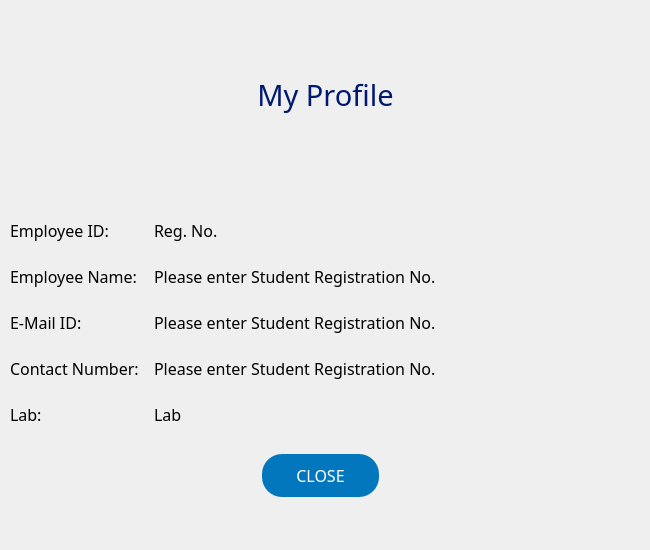
<?xml version="1.0" encoding="UTF-8"?>
<ui version="4.0">
 <class>admin_profile</class>
 <widget class="QWidget" name="admin_profile">
  <property name="geometry">
   <rect>
    <x>0</x>
    <y>0</y>
    <width>650</width>
    <height>550</height>
   </rect>
  </property>
  <property name="minimumSize">
   <size>
    <width>650</width>
    <height>550</height>
   </size>
  </property>
  <property name="maximumSize">
   <size>
    <width>650</width>
    <height>550</height>
   </size>
  </property>
  <property name="windowTitle">
   <string>My Profile</string>
  </property>
  <widget class="QPushButton" name="closeButton">
   <property name="geometry">
    <rect>
     <x>260</x>
     <y>450</y>
     <width>121</width>
     <height>51</height>
    </rect>
   </property>
   <property name="font">
    <font>
     <family>Slate For OnePlus Medium</family>
     <pointsize>-1</pointsize>
     <weight>7</weight>
     <italic>false</italic>
     <bold>false</bold>
    </font>
   </property>
   <property name="styleSheet">
    <string notr="true">#closeButton{
	font: 57 8pt &quot;Slate For OnePlus Medium&quot;;
background-color:#0277BD;
    color: white;
    padding: 5px;
    text-align: center;
    font-size: 16px;
    margin: 4px 2px;
border-radius: 20px;
}
#closeButton:hover{
background-color:#01579B;

}
#closeButton:pressed{
background-color:#1A237E;
}</string>
   </property>
   <property name="text">
    <string>CLOSE</string>
   </property>
   <property name="shortcut">
    <string>Esc</string>
   </property>
  </widget>
  <widget class="QWidget" name="formLayoutWidget">
   <property name="geometry">
    <rect>
     <x>10</x>
     <y>210</y>
     <width>631</width>
     <height>251</height>
    </rect>
   </property>
   <layout class="QFormLayout" name="formLayout">
    <property name="sizeConstraint">
     <enum>QLayout::SetDefaultConstraint</enum>
    </property>
    <item row="4" column="0">
     <widget class="QLabel" name="labelName">
      <property name="minimumSize">
       <size>
        <width>0</width>
        <height>40</height>
       </size>
      </property>
      <property name="font">
       <font>
        <family>Slate For OnePlus BK</family>
        <pointsize>12</pointsize>
        <weight>7</weight>
        <italic>false</italic>
        <bold>false</bold>
       </font>
      </property>
      <property name="styleSheet">
       <string notr="true">font: 57 12pt &quot;Slate For OnePlus BK&quot;;</string>
      </property>
      <property name="text">
       <string>Employee Name:</string>
      </property>
     </widget>
    </item>
    <item row="4" column="1">
     <widget class="QLabel" name="showName">
      <property name="font">
       <font>
        <family>Slate For OnePlus BK</family>
        <pointsize>12</pointsize>
        <weight>7</weight>
        <italic>false</italic>
        <bold>false</bold>
       </font>
      </property>
      <property name="styleSheet">
       <string notr="true">font: 57 12pt &quot;Slate For OnePlus BK&quot;;
 padding: 5px;</string>
      </property>
      <property name="text">
       <string>Please enter Student Registration No.</string>
      </property>
     </widget>
    </item>
    <item row="5" column="0">
     <widget class="QLabel" name="labelEmail">
      <property name="minimumSize">
       <size>
        <width>0</width>
        <height>40</height>
       </size>
      </property>
      <property name="font">
       <font>
        <family>Slate For OnePlus BK</family>
        <pointsize>12</pointsize>
        <weight>7</weight>
        <italic>false</italic>
        <bold>false</bold>
       </font>
      </property>
      <property name="styleSheet">
       <string notr="true">font: 57 12pt &quot;Slate For OnePlus BK&quot;;</string>
      </property>
      <property name="text">
       <string>E-Mail ID:</string>
      </property>
     </widget>
    </item>
    <item row="5" column="1">
     <widget class="QLabel" name="showEmail">
      <property name="font">
       <font>
        <family>Slate For OnePlus BK</family>
        <pointsize>12</pointsize>
        <weight>7</weight>
        <italic>false</italic>
        <bold>false</bold>
       </font>
      </property>
      <property name="styleSheet">
       <string notr="true">font: 57 12pt &quot;Slate For OnePlus BK&quot;;
 padding: 5px;</string>
      </property>
      <property name="text">
       <string>Please enter Student Registration No.</string>
      </property>
     </widget>
    </item>
    <item row="6" column="0">
     <widget class="QLabel" name="labelContact">
      <property name="minimumSize">
       <size>
        <width>0</width>
        <height>40</height>
       </size>
      </property>
      <property name="font">
       <font>
        <family>Slate For OnePlus BK</family>
        <pointsize>12</pointsize>
        <weight>7</weight>
        <italic>false</italic>
        <bold>false</bold>
       </font>
      </property>
      <property name="styleSheet">
       <string notr="true">font: 57 12pt &quot;Slate For OnePlus BK&quot;;</string>
      </property>
      <property name="text">
       <string>Contact Number:</string>
      </property>
     </widget>
    </item>
    <item row="6" column="1">
     <widget class="QLabel" name="showContact">
      <property name="font">
       <font>
        <family>Slate For OnePlus BK</family>
        <pointsize>12</pointsize>
        <weight>7</weight>
        <italic>false</italic>
        <bold>false</bold>
       </font>
      </property>
      <property name="styleSheet">
       <string notr="true">font: 57 12pt &quot;Slate For OnePlus BK&quot;;
 padding: 5px;</string>
      </property>
      <property name="text">
       <string>Please enter Student Registration No.</string>
      </property>
     </widget>
    </item>
    <item row="3" column="0">
     <widget class="QLabel" name="labelEid">
      <property name="minimumSize">
       <size>
        <width>0</width>
        <height>40</height>
       </size>
      </property>
      <property name="font">
       <font>
        <family>Slate For OnePlus BK</family>
        <pointsize>12</pointsize>
        <weight>7</weight>
        <italic>false</italic>
        <bold>false</bold>
       </font>
      </property>
      <property name="styleSheet">
       <string notr="true">font: 57 12pt &quot;Slate For OnePlus BK&quot;;</string>
      </property>
      <property name="text">
       <string>Employee ID:</string>
      </property>
     </widget>
    </item>
    <item row="3" column="1">
     <widget class="QLabel" name="showEid">
      <property name="font">
       <font>
        <family>Slate For OnePlus BK</family>
        <pointsize>12</pointsize>
        <weight>7</weight>
        <italic>false</italic>
        <bold>false</bold>
       </font>
      </property>
      <property name="styleSheet">
       <string notr="true">font: 57 12pt &quot;Slate For OnePlus BK&quot;;
 padding: 5px;</string>
      </property>
      <property name="text">
       <string>Reg. No.</string>
      </property>
     </widget>
    </item>
    <item row="7" column="0">
     <widget class="QLabel" name="labelLab">
      <property name="minimumSize">
       <size>
        <width>0</width>
        <height>40</height>
       </size>
      </property>
      <property name="font">
       <font>
        <family>Slate For OnePlus BK</family>
        <pointsize>12</pointsize>
        <weight>7</weight>
        <italic>false</italic>
        <bold>false</bold>
       </font>
      </property>
      <property name="styleSheet">
       <string notr="true">font: 57 12pt &quot;Slate For OnePlus BK&quot;;</string>
      </property>
      <property name="text">
       <string>Lab:</string>
      </property>
     </widget>
    </item>
    <item row="7" column="1">
     <widget class="QLabel" name="showLab">
      <property name="minimumSize">
       <size>
        <width>0</width>
        <height>40</height>
       </size>
      </property>
      <property name="font">
       <font>
        <family>Slate For OnePlus BK</family>
        <pointsize>12</pointsize>
        <weight>7</weight>
        <italic>false</italic>
        <bold>false</bold>
       </font>
      </property>
      <property name="styleSheet">
       <string notr="true">font: 57 12pt &quot;Slate For OnePlus BK&quot;;
 padding: 5px;</string>
      </property>
      <property name="text">
       <string>Lab</string>
      </property>
     </widget>
    </item>
   </layout>
  </widget>
  <widget class="QLabel" name="MAINLABEL">
   <property name="geometry">
    <rect>
     <x>30</x>
     <y>70</y>
     <width>591</width>
     <height>49</height>
    </rect>
   </property>
   <property name="font">
    <font>
     <family>Slate For OnePlus Medium</family>
     <pointsize>22</pointsize>
     <weight>7</weight>
     <italic>false</italic>
     <bold>false</bold>
    </font>
   </property>
   <property name="styleSheet">
    <string notr="true">font: 57 22pt &quot;Slate For OnePlus Medium&quot;;
color: #001970;
</string>
   </property>
   <property name="text">
    <string>My Profile</string>
   </property>
   <property name="alignment">
    <set>Qt::AlignCenter</set>
   </property>
  </widget>
  <widget class="QLabel" name="label_4">
   <property name="geometry">
    <rect>
     <x>280</x>
     <y>120</y>
     <width>91</width>
     <height>91</height>
    </rect>
   </property>
   <property name="text">
    <string/>
   </property>
   <property name="pixmap">
    <pixmap resource="../icons.qrc">:/admin/admin.png</pixmap>
   </property>
   <property name="scaledContents">
    <bool>true</bool>
   </property>
  </widget>
  <widget class="QLabel" name="label">
   <property name="geometry">
    <rect>
     <x>0</x>
     <y>0</y>
     <width>651</width>
     <height>551</height>
    </rect>
   </property>
   <property name="text">
    <string/>
   </property>
   <property name="pixmap">
    <pixmap resource="../icons.qrc">:/Wallpaper/l3.png</pixmap>
   </property>
   <property name="scaledContents">
    <bool>true</bool>
   </property>
  </widget>
  <zorder>label</zorder>
  <zorder>closeButton</zorder>
  <zorder>formLayoutWidget</zorder>
  <zorder>MAINLABEL</zorder>
  <zorder>label_4</zorder>
 </widget>
 <resources>
  <include location="../icons.qrc"/>
  <include location="../icons.qrc"/>
 </resources>
 <connections/>
</ui>
